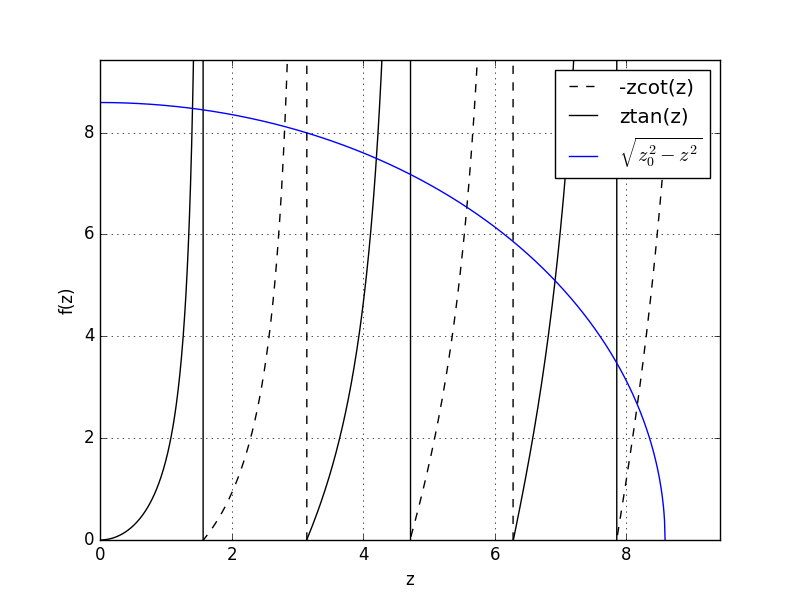

Generate this figure with Python:
import numpy as np
import matplotlib.pyplot as plt

z_0 = 8.59
z = np.linspace(0, z_0, 1000)
circle = np.sqrt(z_0**2 - z**2)
even = z*np.tan(z)
odd = -z*(1/np.tan(z))

plt.figure()
plt.plot(z, odd, '--k', label='-zcot(z)')
plt.plot(z, even, 'k', label='ztan(z)')
plt.plot(z, circle, 'b', label ='$\sqrt{z_0^2 - z^2}$')
plt.xlabel('z')
plt.ylabel('f(z)')
plt.xlim(0,3*np.pi)
plt.ylim(0, 3*np.pi)
#plt.axes().set_aspect('equal', 'datalim')
plt.legend()
plt.grid(True)
plt.show()
